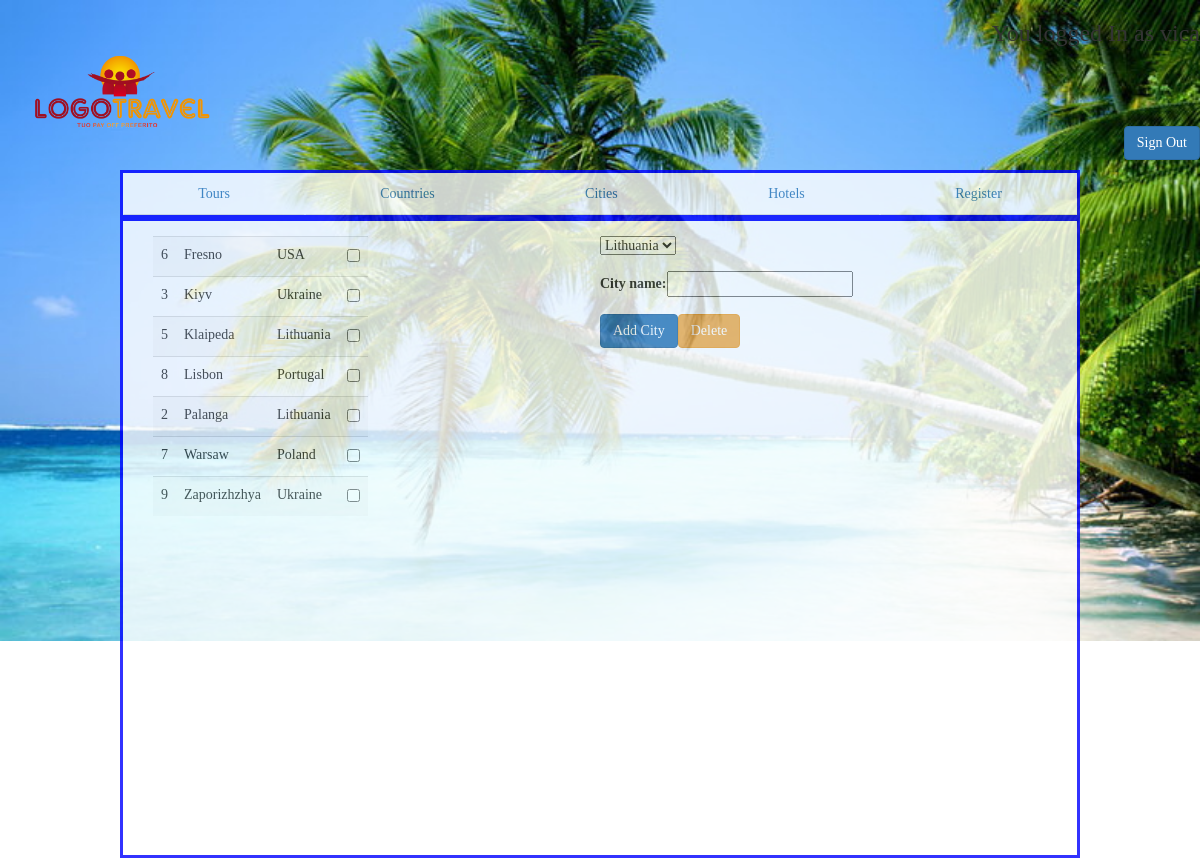
Page /index.php?menu=3 (signed in) on the committed database.
### tables this page shows
CREATE TABLE `Cities` (
  `id` int(11) NOT NULL,
  `city` varchar(64) DEFAULT NULL,
  `countryid` int(11) DEFAULT NULL,
  `ucity` varchar(128) DEFAULT NULL
);

CREATE TABLE `Countries` (
  `id` int(11) NOT NULL,
  `country` varchar(64) DEFAULT NULL
);

### pages/cities.php (the view, shortened to what this page needs)
<?php
if (!isset($_SESSION['reg']))
{
 echo '<h3 class="text-content"><span style="color:red;">You should authorize as admin!</span></h3>';
}
else
{
echo '<div class="col-sm-6 col-md-6 col-lg-6 left">';
echo '<form action="index.php?menu=3" method="post" class="input-group" id="formcity">';
      $sel='SELECT ci.id, ci.city, co.country
            from countries co, cities ci
            WHERE ci.countryid=co.id';
  $res=mysql_query($sel);
  echo '<table class="table table-striped">';
  while ($row=mysql_fetch_array($res,MYSQL_NUM)) {
    echo '<tr>';
    echo '<td>'.$row[0].'</td>';
    echo '<td>'.$row[1].'</td>';
    echo '<td>'.$row[2].'</td>';
    echo '<td><input type="checkbox" name="ci'.$row[0].'"></td>';
    echo '</tr>';
  }
  echo '</table>';
  echo '</div>';
echo '<div class="row">';
echo '<form class="col-sm-12 col-md-6 col-lg-6 col-md-offset-3 col-lg-offset-3" action="index.php?menu=3" method="post">';
echo '<div class="form-group">';
$sel='select * from countries';
$res=mysql_query($sel);
echo '<select name="conid">';
while ($row=mysql_fetch_array($res))
      {
           echo '<option value="'.$row[0].'"">';
           echo $row[1].'</option>';
      }
echo '</select>';
echo '</div>';
echo '<div class="form-group">';
echo '<label for="city">City name:</label>';
echo '<input type="text" name="city">';
echo '</div>';
echo '<input type="submit" name="addcity" value="Add City" class="btn btn-primary">';
echo '<input type="submit" name="delcity" value="Delete"class="btn btn btn-warning">';
echo '</form>';
echo '</div>';
}
?>

### index.php (shortened to what this page needs)
<!DOCTYPE html>
<html lang="en">
<head>
	<link href="css/bootstrap.min.css" rel="stylesheet">
	<link type='text/css' rel='stylesheet' href='css/style.css'
</head>
<body class='bodystyle'>
<div class="header">
<img src="images/timthumb.png" class="logostyle" alt="Travel"/>
   <?php
          if(isset($_SESSION['reg']))
          {
            echo '<h3 align="right">You logged In as '.$_SESSION['reg']."</h3>";
          ?>
          <form action="index.php" method="POST" align="right" class="autorize">
          <input type='submit' name="logout" value="Sign Out" class="btn btn-primary">
          </form>
          <?php
          }
         elseif(isset($_POST['logout']))
          {
           unset($_SESSION['reg']);
           }
          ?>
       </div>
  <div class="menu">
	<?php include_once('pages/menu.php');
	?>
	</div>
  <div class='content'>
	<?php
	if(isset($_GET['menu']))
	{
		$menu=$_GET['menu'];
		if($menu==3) include_once('pages/cities.php');
	}
  else
  {
   include_once('pages/tourajax.php');
  }
	?>
	</div>
</body>
</html>

### pages/menu.php
<ul class="nav nav-tabs nav-justified">
<li <?php echo ($menu==1)? "class='active'":"" ?>>
<a href="index.php?menu=1">Tours</a></li>
<li <?php echo ($menu==2)? "class='active'":"" ?>>
<a href="index.php?menu=2">Countries</a></li>
<li <?php echo ($menu==3)? "class='active'":"" ?>>
<a href="index.php?menu=3">Cities</a></li>
<li <?php echo ($menu==4)? "class='active'":"" ?>>
<a href="index.php?menu=4">Hotels</a></li>
<li <?php echo ($menu==5)? "class='active'":"" ?>>
<a href="index.php?menu=5">Register</a></li>
</ul>

### css/style.css (style rules this page uses)
html, body { width:100%; height:100%; }
.bodystyle { background: url(../images/422.jpg) no-repeat; background-size: 100%; font-family: 'Georgia'; }
.header { height: 150px; widht:100px; }
.logostyle { height: 140px; margin-left: 10px; float:left; }
.autorize { float: right; margin-top: 70px; }
.menu { width:80%; margin: 0 auto; border: solid blue; border-width: 0 px 1px; background-color: #fff; opacity: 0.8; }
.content { width:80%; height:80%; border: solid blue; border-width: 0 px 1px; margin: 0 auto; background-color: #fff; opacity: 0.8; padding: 15px; margin-bottom: 5px; }

### rows in the picture
cities: id "6", city "Fresno", countryid.country "USA"
cities: id "3", city "Kiyv", countryid.country "Ukraine"
cities: id "5", city "Klaipeda", countryid.country "Lithuania"
cities: id "8", city "Lisbon", countryid.country "Portugal"
cities: id "2", city "Palanga", countryid.country "Lithuania"
cities: id "7", city "Warsaw", countryid.country "Poland"
cities: id "9", city "Zaporizhzhya", countryid.country "Ukraine"

### other values in the picture
$_SESSION['reg'] "vica"
form field conid "Lithuania"
